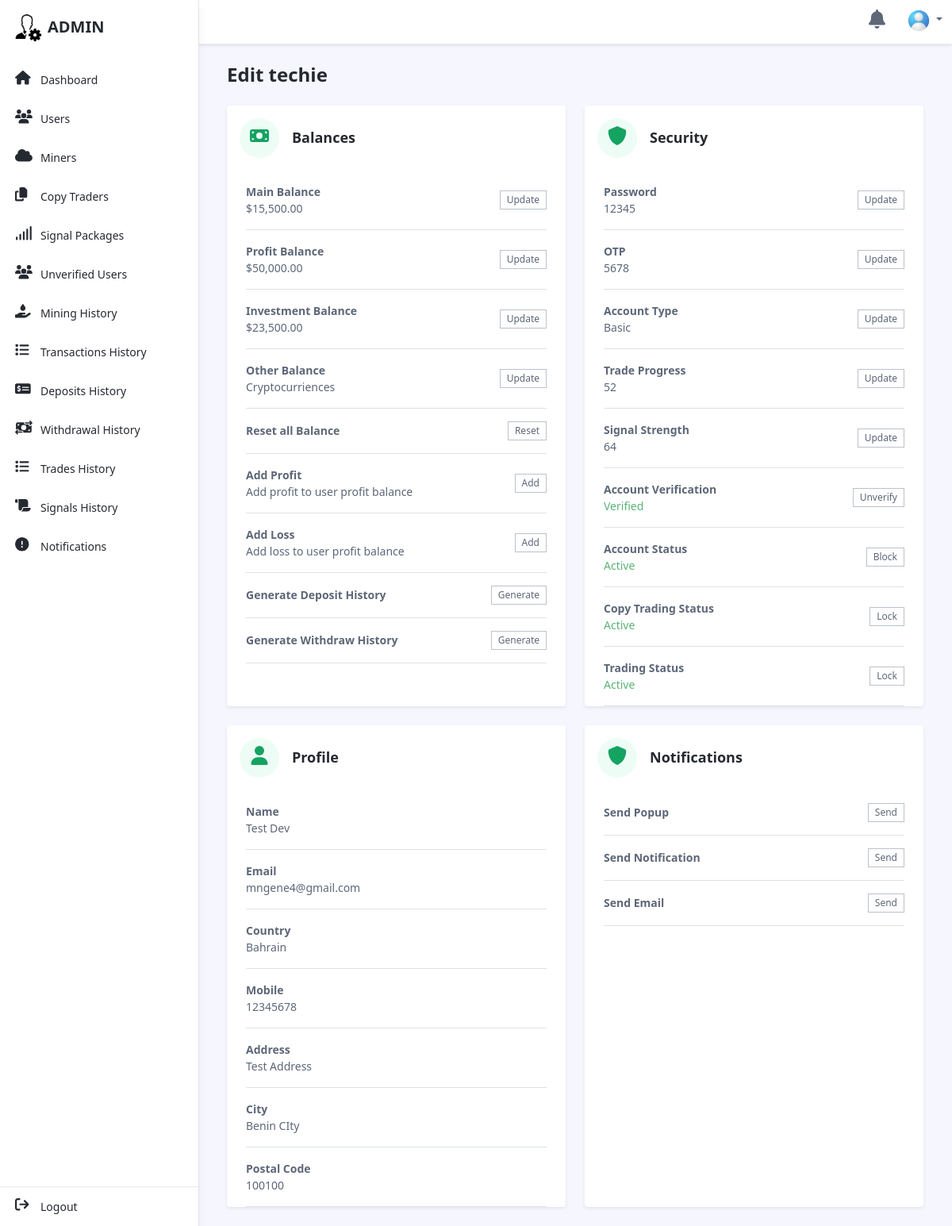
/admin/edit_user.php?user_id=1 (signed in), run on the app's committed database.
### tables this page shows
CREATE TABLE `users` (
  `id` int(11) NOT NULL,
  `fullname` varchar(255) NOT NULL,
  `username` varchar(100) NOT NULL,
  `home_address` text DEFAULT NULL,
  `city` varchar(100) DEFAULT NULL,
  `postal_code` varchar(20) DEFAULT NULL,
  `country` varchar(100) DEFAULT NULL,
  `currency` varchar(10) DEFAULT '$',
  `phone` varchar(20) DEFAULT NULL,
  `email` varchar(255) NOT NULL,
  `account_type` varchar(50) DEFAULT 'Basic',
  `password` varchar(255) NOT NULL,
  `password_hash` varchar(255) NOT NULL,
  `balance` decimal(15,2) DEFAULT 0.00,
  `account_status` enum('active','suspended','closed') DEFAULT 'active',
  `created_at` timestamp NULL DEFAULT current_timestamp(),
  `updated_at` timestamp NULL DEFAULT current_timestamp() ON UPDATE current_timestamp(),
  `trade_progress` int(11) DEFAULT 0,
  `signal_strength` int(11) DEFAULT 0,
  `total_investment` decimal(15,2) DEFAULT 0.00,
  `profit_balance` decimal(15,2) DEFAULT 0.00,
  `btc` decimal(15,8) DEFAULT 0.00000000,
  `eth` decimal(15,8) DEFAULT 0.00000000,
  `usdt` decimal(15,2) DEFAULT 0.00,
  `bnb` decimal(15,8) DEFAULT 0.00000000,
  `ltc` decimal(15,8) DEFAULT 0.00000000,
  `doge` decimal(15,8) DEFAULT 0.00000000,
  `xrp` decimal(15,8) DEFAULT 0.00000000,
  `shib` decimal(15,8) DEFAULT 0.00000000,
  `sol` decimal(15,8) DEFAULT 0.00000000,
  `verified` int(11) DEFAULT 0,
  `blocked` tinyint(1) NOT NULL DEFAULT 0,
  `lock_copy_traders` tinyint(1) DEFAULT 0,
  `lock_trading` tinyint(1) DEFAULT 0,
  `show_popup` tinyint(1) NOT NULL DEFAULT 0,
  `popup_message` varchar(255) NOT NULL,
  `otp` int(11) DEFAULT NULL
);

### admin/edit_user.php (the view, shortened to what the rows shown need)
<?php
require 'assets/php/config/connection.php';
if (isset($_GET['user_id']) && ctype_digit($_GET['user_id'])) {
	$user_id = intval($_GET['user_id']);
	$stmt = $conn->prepare("SELECT * FROM users WHERE id = ?");
	$stmt->bind_param("i", $user_id);
	$stmt->execute();
	$user = $stmt->get_result()->fetch_assoc();
} else {
	$message = "Invalid User ID($user_id)!";
	$type = "error";
	header("Location: users.php?message=" . urlencode($message) . "&type=" . urlencode($type));
	exit();
}
?>
<!DOCTYPE html>
<html lang="en">
<head>
	<link rel="stylesheet" href="https://cdnjs.cloudflare.com/ajax/libs/toastify-js/1.6.1/toastify.min.css" />
	<link id="theme-style" rel="stylesheet" href="assets/css/toast-style.css" />
	<link id="theme-style" rel="stylesheet" href="assets/css/portal.css" />
</head>
<body class="app">
	<div class="app-wrapper">
		<div class="app-content pt-3 p-md-3 p-lg-4">
			<div class="container-xl">
				<h1 class="app-page-title">Edit <?= $user['username'] ?></h1>
				<div class="row gy-4">
					<div class="col-12 col-lg-6">
						<div class="app-card app-card-account shadow-sm d-flex flex-column align-items-start">
							<div class="app-card-body px-4 w-100">
								<div class="item border-bottom py-3">
									<div class="row justify-content-between align-items-center">
										<div class="col-auto">
											<div class="item-label"><strong>Main Balance</strong></div>
											<div class="item-data"><?= $user['currency'] . number_format($user['balance'], 2); ?></div>
										</div>
									</div>
								</div>
								<div class="item border-bottom py-3">
									<div class="row justify-content-between align-items-center">
										<div class="col-auto">
											<div class="item-label"><strong>Profit Balance</strong></div>
											<div class="item-data"><?= $user['currency'] . number_format($user['profit_balance'], 2); ?></div>
										</div>
									</div>
								</div>
								<div class="item border-bottom py-3">
									<div class="row justify-content-between align-items-center">
										<div class="col-auto">
											<div class="item-label"><strong>Investment Balance</strong></div>
											<div class="item-data"><?= $user['currency'] . number_format($user['total_investment'], 2); ?></div>
										</div>
									</div>
								</div>
							</div>
						</div>
					</div>
					<div class="col-12 col-lg-6">
						<div class="app-card app-card-account shadow-sm d-flex flex-column align-items-start">
							<div class="app-card-body px-4 w-100">
								<div class="item border-bottom py-3">
									<div class="row justify-content-between align-items-center">
										<div class="col-auto">
											<div class="item-label"><strong>Password</strong></div>
											<div class="item-data"><?= $user['password']; ?></div>
										</div>
									</div>
								</div>
								<div class="item border-bottom py-3">
									<div class="row justify-content-between align-items-center">
										<div class="col-auto">
											<div class="item-label"><strong>OTP</strong></div>
											<div class="item-data"><?= $user['otp']; ?></div>
										</div>
									</div>
								</div>
								<div class="item border-bottom py-3">
									<div class="row justify-content-between align-items-center">
										<div class="col-auto">
											<div class="item-label"><strong>Account Type</strong></div>
											<div class="item-data"><?= $user['account_type']; ?></div>
										</div>
									</div>
								</div>
								<div class="item border-bottom py-3">
									<div class="row justify-content-between align-items-center">
										<div class="col-auto">
											<div class="item-label"><strong>Trade Progress</strong></div>
											<div class="item-data"><?= $user['trade_progress']; ?></div>
										</div>
									</div>
								</div>
								<div class="item border-bottom py-3">
									<div class="row justify-content-between align-items-center">
										<div class="col-auto">
											<div class="item-label"><strong>Signal Strength</strong></div>
											<div class="item-data"><?= $user['signal_strength']; ?></div>
										</div>
									</div>
								</div>
							</div>
						</div>
					</div>
					<div class="col-12 col-lg-6">
						<div class="app-card app-card-account shadow-sm d-flex flex-column align-items-start">
							<div class="app-card-body px-4 w-100">
								<div class="item border-bottom py-3">
									<div class="row justify-content-between align-items-center">
										<div class="col-auto">
											<div class="item-label"><strong>Name</strong></div>
											<div class="item-data"><?= $user['fullname'] ?></div>
										</div>
									</div>
								</div>
								<div class="item border-bottom py-3">
									<div class="row justify-content-between align-items-center">
										<div class="col-auto">
											<div class="item-label"><strong>Email</strong></div>
											<div class="item-data"><?= $user['email'] ?></div>
										</div>
									</div>
								</div>
								<div class="item border-bottom py-3">
									<div class="row justify-content-between align-items-center">
										<div class="col-auto">
											<div class="item-label"><strong>Country</strong></div>
											<div class="item-data"><?= $user['country'] ?></div>
										</div>
									</div>
								</div>
								<div class="item border-bottom py-3">
									<div class="row justify-content-between align-items-center">
										<div class="col-auto">
											<div class="item-label"><strong>Mobile</strong></div>
											<div class="item-data"><?= $user['phone'] ?></div>
										</div>
									</div>
								</div>
								<div class="item border-bottom py-3">
									<div class="row justify-content-between align-items-center">
										<div class="col-auto">
											<div class="item-label"><strong>Address</strong></div>
											<div class="item-data"><?= $user['home_address'] ?></div>
										</div>
									</div>
								</div>
								<div class="item border-bottom py-3">
									<div class="row justify-content-between align-items-center">
										<div class="col-auto">
											<div class="item-label"><strong>City</strong></div>
											<div class="item-data"><?= $user['city'] ?></div>
										</div>
									</div>
								</div>
								<div class="item border-bottom py-3">
									<div class="row justify-content-between align-items-center">
										<div class="col-auto">
											<div class="item-label"><strong>Postal Code</strong></div>
											<div class="item-data"><?= $user['postal_code'] ?></div>
										</div>
									</div>
								</div>
							</div>
						</div>
					</div>
					<div class="col-12 col-lg-6">
					</div>
				</div>
			</div>
		</div>
	</div>
</body>
</html>

### data on the page
users: username "techie", currency "$", balance "15,500.00", profit_balance "50,000.00", total_investment "23,500.00", password "12345", otp "5678", account_type "Basic", trade_progress "52", signal_strength "64", fullname "Test Dev", email "mngene4@gmail.com", country "Bahrain", phone "12345678", home_address "Test Address", city "Benin CIty", postal_code "100100"
